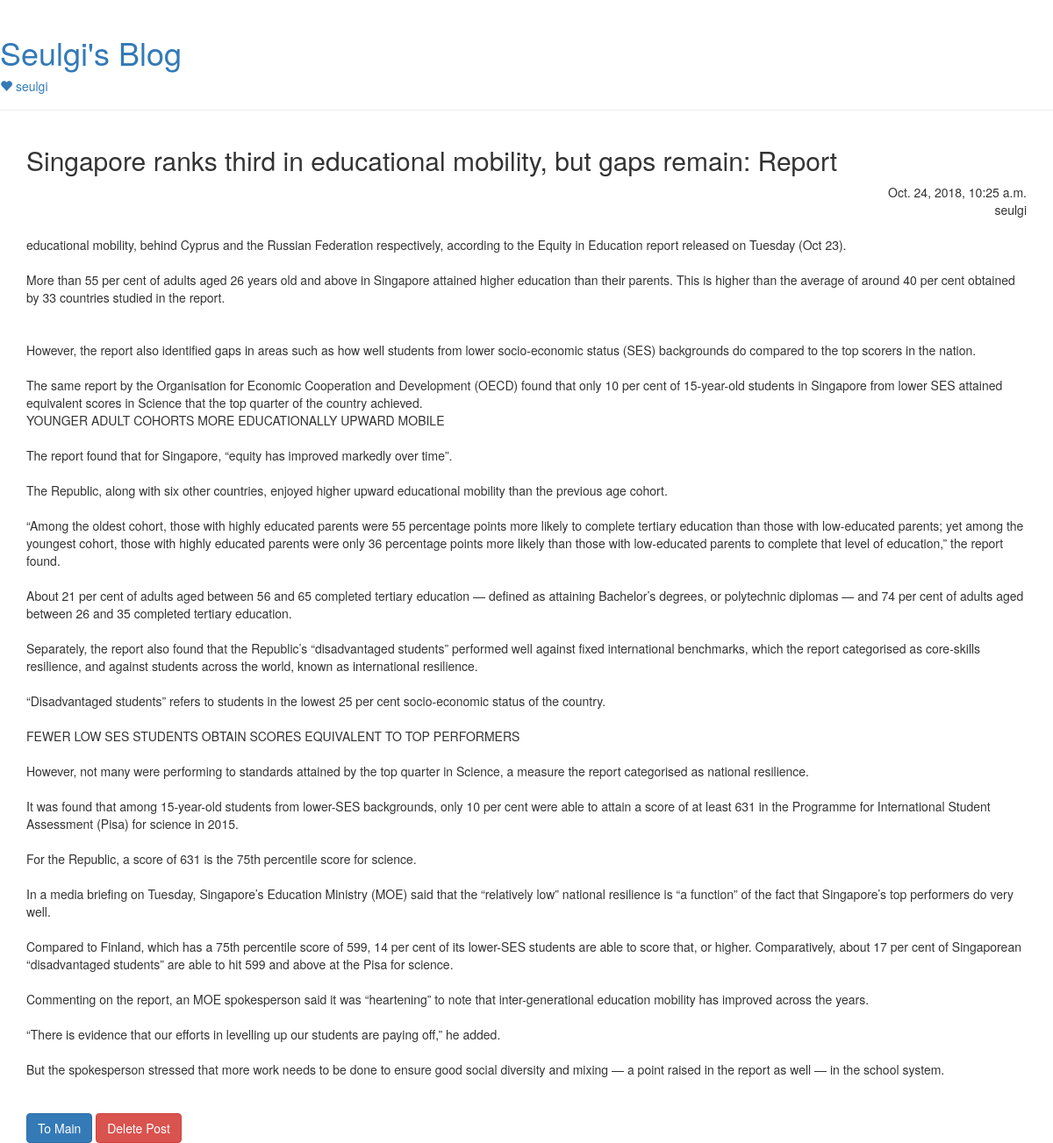
The app's page /post/5/ (signed in) with its own data.
### blog/models.py (models this page shows, shortened)
class Post(models.Model):
    author = models.ForeignKey('auth.User',on_delete=models.CASCADE)
    title  = models.CharField(max_length=200)
    text   = models.TextField()
    created_date = models.DateTimeField(default=timezone.now)
    published_date = models.DateTimeField(blank=True, null=True)

### blog/views.py (the view)
# urls.py: url(r'^post/(?P<pk>[0-9]+)/$', views.post_detail, name='post_detail'),
def post_detail(request,pk):
    post = get_object_or_404(Post, pk=pk)
    return render(request, 'blog/post_detail.html', {'post' : post})

### blog/templates/blog/post_detail.html (shortened to what this page needs)
{% extends 'blog/base.html' %}
{% block content %}
    <div class="container">
                <h2>{{ post.title }}</h2>
                    <span class="published-detail"> {{ post.created_date }}</span><br>
                    <span class="published-detail">{{ post.author }} </span>
                 <br><br>
                <div class="content">{{ post.text|linebreaksbr }}</div>
        <br><br>
        <table>
        <a href="/">
            <button type="button" class="btn btn-primary to-main">To Main</button>
        </a>
        <form action="{% url 'post_delete' pk=post.pk  %}" method="POST">
            <button type="submit" class="btn btn-danger">Delete Post</button>
        </form>
      </table>
    </div>
{% endblock %}

### blog/templates/blog/base.html (shortened to what this page needs)
<html>
  <head>
    <link rel="stylesheet" type="text/css" href="/static/css/blog.css">
     <link rel="stylesheet" href="https://maxcdn.bootstrapcdn.com/bootstrap/3.3.7/css/bootstrap.min.css">
  </head>
  <body>
    <div class="page-header">
      <h1> <a href="{% url 'post_list' %}">Seulgi's Blog</a></h1>
    {% if user.is_active %}
    <h5><a href="{% url 'login' %}"> <span class="glyphicon glyphicon-heart"></span> {{user.username}}</a>
    {% else %}
    <h5><a href="{% url 'login' %}"> <span class="glyphicon glyphicon-user"></span> Login</a>
    <a href="{% url 'admin:index' %}"><span class="glyphicon glyphicon-user"></span> Admin</a>
    {% endif %}
    </div>
    <div class="content container">
      <div class="row">
        <div clas="col-md-8">
        {% block content %}
        {% endblock %}
  </div>
</div>
</div>
  </body>
</html>

### blog/static/css/blog.css (style rules this page uses)
.published-detail { float:right; font-size: 14px; }

### records on screen
Post: title "Singapore ranks third in educational mobility, but gaps remain: Report", created_date "Oct. 24, 2018, 10:25 a.m.", author "seulgi", text "educational mobility, behind Cyprus and the Russian Federation respectively, according to the Equity in Education report released on Tuesday (Oct 23). More than 55 per cent of adults aged 26 years old and above in Singapore attained higher education than their parents. This is higher than the average of around 40 per cent obtained by 33 countries studied in the report. However, the report also identified gaps in areas such as how well students from lower socio-economic status (SES) backgrounds do compared to the top scorers in the nation. The same report by the Organisation for Economic Cooperation and Development (OECD) found that only 10 per cent of 15-year-old students in Singapore from…"

### other values on screen
{{ user.username }} "seulgi"
